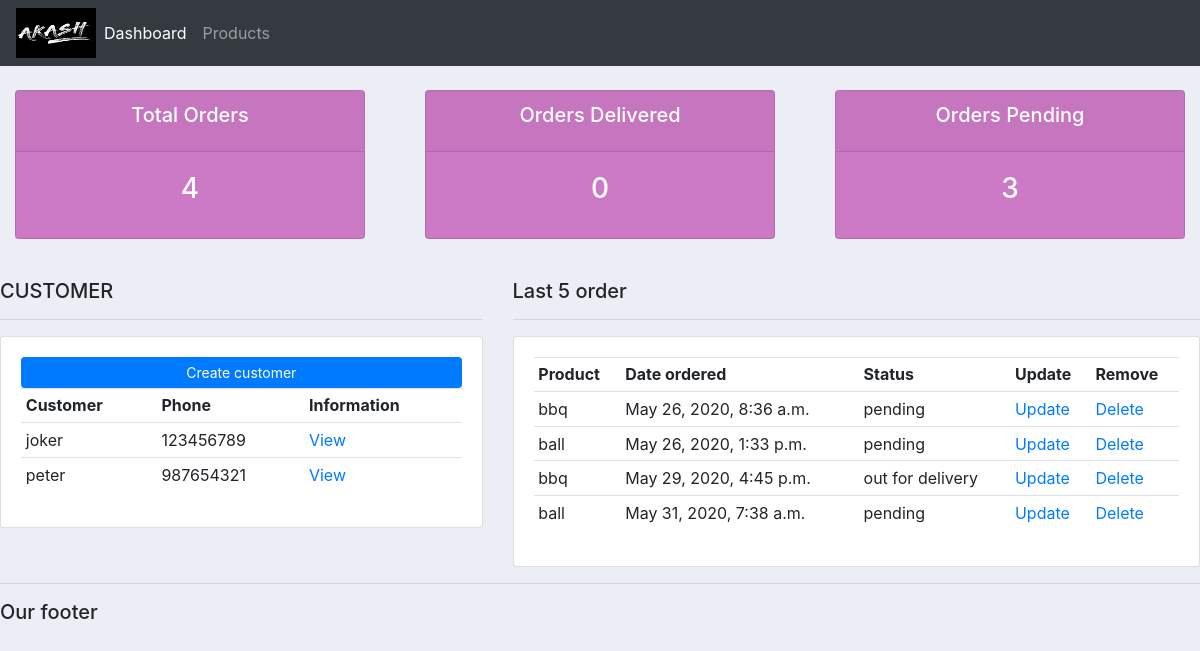
The page / on the database its author committed.
### accounts/models.py (models this page shows, shortened)
class Customer(models.Model):
    name = models.CharField(max_length = 300, null=True)
    phone = models.CharField(max_length = 300, null=True)
    email = models.CharField(max_length = 300, null=True)
    date_created = models.DateTimeField(auto_now_add=True, null=True)

class Order(models.Model):
    STATUS = (
        ('pending','pending'),
        ('out for delivery','out for delivery'),
        ('delivered','delivered'),
    )
    date_created = models.DateTimeField(auto_now_add=True, null=True)
    status = models.CharField(max_length=300, null=True, choices=STATUS)
    note = models.CharField(max_length=300, null=True)
    customer = models.ForeignKey(Customer,null=True, on_delete=models.SET_NULL)
    product = models.ForeignKey(Product,null=True, on_delete=models.SET_NULL)

class Product(models.Model):
    CATEGORY = (
        ('indoor','indoor'),
        ('outdoor','outdoor'),
    )
    name = models.CharField(max_length = 300, null=True)
    price = models.FloatField(null=True)
    category = models.CharField(max_length = 300, null=True,choices=CATEGORY)
    description = models.CharField(max_length = 300, null=True,blank=True)
    date_created = models.DateTimeField(auto_now_add=True, null=True)
    tags = models.ManyToManyField(Tag)
    def __str__(self):
        return self.name

### accounts/views.py (the view)
# urls.py: path('', views.home, name="home"),
def home(request):
    orders = Order.objects.all()
    customers = Customer.objects.all()
    total_customer = customers.count()
    total_orders = orders.count()
    delivered = orders.filter(status = "delivered").count()
    pending = orders.filter(status = "pending").count()
    context = {'orders':orders,'customers':customers,'delivered':delivered,'pending':pending,'total_orders':total_orders}
    return render(request,'accounts/dashboard.html',context)

### accounts/templates/accounts/dashboard.html
{% extends 'accounts/main.html' %}
{% block content %}
{% include 'accounts/status.html' %}
<br>
<div class="row">
    <div class="col-md-5">
        <h5>CUSTOMER</h5>
        <hr>
        <div class="card card-body">
            <a class="btn btn-primary btn-sm btn-block" href="">Create customer
            </a>
            <table class="table table-sm">
                <tr>
                    <th>Customer</th>
                    <th>Phone</th>
                    <th>Information </th>
                </tr>
                {% for i in customers %}
                <tr>
                <td>{{ i.name }}</td>
                <td>{{ i.phone }}</td>
                <td><a href="{% url 'i' i.id %}">View</a></td>
                </tr>
                {% endfor %}
            </table>
        </div>
    </div>
    <div class="col-md-7">
        <h5>Last 5 order</h5>
        <hr>
        <div class="card card-body">
            <table class="table table-sm">
                <tr>
                    <th>Product</th>
                    <th>Date ordered</th>
                    <th>Status</th>
                    <th>Update</th>
                    <th>Remove</th>
                </tr>
                {% for i in orders %}
                <tr>
                <td>{{ i.product }}</td>
                <td>{{ i.date_created }}</td>
                <td>{{ i.status}}</td>
                <td><a href="{% url 'update_order' i.id %}">Update</a></td>
                <td><a href="{% url 'delete_order' i.id %}">Delete</a></td>
                </tr>
                {% endfor %}
            </table>
        </div>
    </div>
</div>
{% endblock %}

### accounts/static/css/main.css (style rules this page uses)
body { background-color:#ebeff5 ; }

### rows shown on the page
Customer: name "joker", phone "123456789"
Customer: name "peter", phone "987654321"
Order: product "bbq", date_created "May 26, 2020, 8:36 a.m.", status "pending"
Order: product "ball", date_created "May 26, 2020, 1:33 p.m.", status "pending"
Order: product "bbq", date_created "May 29, 2020, 4:45 p.m.", status "out for delivery"
Order: product "ball", date_created "May 31, 2020, 7:38 a.m.", status "pending"

### other values the page prints
{{ total_orders }} "4"
{{ delivered }} "0"
{{ pending }} "3"
